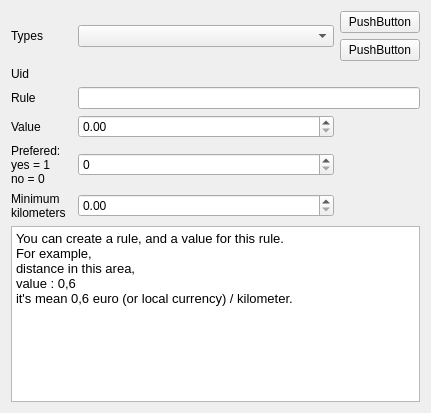
<?xml version="1.0" encoding="UTF-8"?>
<ui version="4.0">
 <class>Account::Internal::DistanceRulesWidget</class>
 <widget class="QWidget" name="Account::Internal::DistanceRulesWidget">
  <property name="geometry">
   <rect>
    <x>0</x>
    <y>0</y>
    <width>431</width>
    <height>413</height>
   </rect>
  </property>
  <property name="windowTitle">
   <string>Form</string>
  </property>
  <layout class="QGridLayout" name="gridLayout_2">
   <item row="0" column="0">
    <layout class="QGridLayout" name="gridLayout">
     <item row="0" column="0" colspan="2">
      <widget class="QLabel" name="distanceRulesLabel">
       <property name="minimumSize">
        <size>
         <width>40</width>
         <height>0</height>
        </size>
       </property>
       <property name="text">
        <string>Types</string>
       </property>
       <property name="buddy">
        <cstring>distanceRulesComboBox</cstring>
       </property>
      </widget>
     </item>
     <item row="0" column="2">
      <widget class="QComboBox" name="distanceRulesComboBox">
       <property name="sizePolicy">
        <sizepolicy hsizetype="Preferred" vsizetype="Fixed">
         <horstretch>200</horstretch>
         <verstretch>0</verstretch>
        </sizepolicy>
       </property>
      </widget>
     </item>
     <item row="0" column="3">
      <layout class="QVBoxLayout" name="verticalLayout">
       <item>
        <widget class="QPushButton" name="addButton">
         <property name="text">
          <string>PushButton</string>
         </property>
        </widget>
       </item>
       <item>
        <widget class="QPushButton" name="deleteButton">
         <property name="text">
          <string>PushButton</string>
         </property>
        </widget>
       </item>
      </layout>
     </item>
     <item row="2" column="0" colspan="2">
      <widget class="QLabel" name="typeLabel">
       <property name="minimumSize">
        <size>
         <width>45</width>
         <height>0</height>
        </size>
       </property>
       <property name="text">
        <string>Rule</string>
       </property>
       <property name="buddy">
        <cstring>typeEdit</cstring>
       </property>
      </widget>
     </item>
     <item row="2" column="2" colspan="2">
      <widget class="QLineEdit" name="typeEdit">
       <property name="minimumSize">
        <size>
         <width>180</width>
         <height>0</height>
        </size>
       </property>
      </widget>
     </item>
     <item row="3" column="2">
      <widget class="QDoubleSpinBox" name="valueDoubleSpinBox"/>
     </item>
     <item row="3" column="3">
      <spacer name="horizontalSpacer">
       <property name="orientation">
        <enum>Qt::Horizontal</enum>
       </property>
       <property name="sizeHint" stdset="0">
        <size>
         <width>40</width>
         <height>20</height>
        </size>
       </property>
      </spacer>
     </item>
     <item row="3" column="0" colspan="2">
      <widget class="QLabel" name="valueLabel">
       <property name="text">
        <string>Value</string>
       </property>
       <property name="buddy">
        <cstring>valueDoubleSpinBox</cstring>
       </property>
      </widget>
     </item>
     <item row="1" column="0" colspan="2">
      <widget class="QLabel" name="uidLabel">
       <property name="text">
        <string>Uid</string>
       </property>
      </widget>
     </item>
     <item row="1" column="2" colspan="2">
      <widget class="QLabel" name="distanceRulesUidLabel">
       <property name="text">
        <string/>
       </property>
      </widget>
     </item>
     <item row="6" column="0" colspan="4">
      <widget class="QTextBrowser" name="textBrowser">
       <property name="html">
        <string>&lt;!DOCTYPE HTML PUBLIC &quot;-//W3C//DTD HTML 4.0//EN&quot; &quot;http://www.w3.org/TR/REC-html40/strict.dtd&quot;&gt;
&lt;html&gt;&lt;head&gt;&lt;meta name=&quot;qrichtext&quot; content=&quot;1&quot; /&gt;&lt;style type=&quot;text/css&quot;&gt;
p, li { white-space: pre-wrap; }
&lt;/style&gt;&lt;/head&gt;&lt;body style=&quot; font-family:'Lucida Grande'; font-size:13pt; font-weight:400; font-style:normal;&quot;&gt;
&lt;p style=&quot; margin-top:0px; margin-bottom:0px; margin-left:0px; margin-right:0px; -qt-block-indent:0; text-indent:0px;&quot;&gt;&lt;span style=&quot; font-family:'Sans'; font-size:10pt;&quot;&gt;You can create a rule, and a value for this rule.&lt;/span&gt;&lt;/p&gt;
&lt;p style=&quot; margin-top:0px; margin-bottom:0px; margin-left:0px; margin-right:0px; -qt-block-indent:0; text-indent:0px;&quot;&gt;&lt;span style=&quot; font-family:'Sans'; font-size:10pt;&quot;&gt;For example, &lt;/span&gt;&lt;/p&gt;
&lt;p style=&quot; margin-top:0px; margin-bottom:0px; margin-left:0px; margin-right:0px; -qt-block-indent:0; text-indent:0px;&quot;&gt;&lt;span style=&quot; font-family:'Sans'; font-size:10pt;&quot;&gt;distance in this area,&lt;/span&gt;&lt;/p&gt;
&lt;p style=&quot; margin-top:0px; margin-bottom:0px; margin-left:0px; margin-right:0px; -qt-block-indent:0; text-indent:0px;&quot;&gt;&lt;span style=&quot; font-family:'Sans'; font-size:10pt;&quot;&gt;value : 0,6 &lt;/span&gt;&lt;/p&gt;
&lt;p style=&quot; margin-top:0px; margin-bottom:0px; margin-left:0px; margin-right:0px; -qt-block-indent:0; text-indent:0px;&quot;&gt;&lt;span style=&quot; font-family:'Sans'; font-size:10pt;&quot;&gt;it's mean 0,6 euro (or local currency) / kilometer.&lt;/span&gt;&lt;/p&gt;&lt;/body&gt;&lt;/html&gt;</string>
       </property>
      </widget>
     </item>
     <item row="4" column="0">
      <widget class="QLabel" name="preferedLabel">
       <property name="text">
        <string>Prefered: 
yes = 1
no = 0</string>
       </property>
      </widget>
     </item>
     <item row="4" column="2">
      <widget class="QSpinBox" name="preferedSpinBox"/>
     </item>
     <item row="5" column="0">
      <widget class="QLabel" name="minKmLabel">
       <property name="text">
        <string>Minimum
kilometers</string>
       </property>
      </widget>
     </item>
     <item row="5" column="2">
      <widget class="QDoubleSpinBox" name="minKmDoubleSpinBox"/>
     </item>
    </layout>
   </item>
  </layout>
 </widget>
 <resources/>
 <connections/>
</ui>
